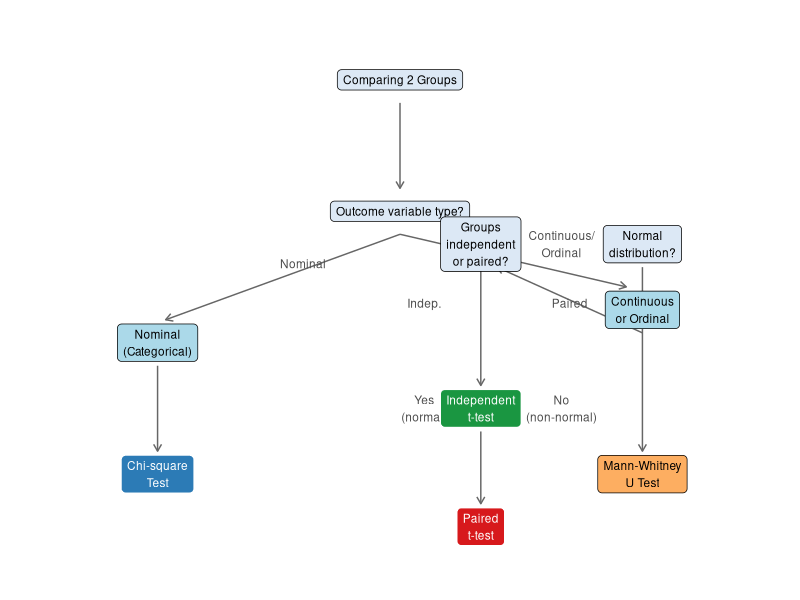

This figure's R source:
## ---- chunk 1
#| label: setup
#| include: false

library(ggplot2)
library(knitr)
library(kableExtra)
library(patchwork)
## ---- chunk 2
#| label: tbl-tails
#| tbl-cap: "One-tailed vs. Two-tailed Tests"

tails <- data.frame(
  Type = c("Two-tailed", "One-tailed (right)", "One-tailed (left)"),
  `H₁` = c("μ ≠ μ₀  (different from)", "μ > μ₀  (greater than)", "μ < μ₀  (less than)"),
  `Use When` = c(
    "You want to detect a difference in either direction (most common)",
    "You specifically expect the value to be higher",
    "You specifically expect the value to be lower"
  )
)

kable(tails, col.names = c("Test Type", "H₁", "Use When"),
      align = c("l","l","l")) |>
  kable_styling(bootstrap_options = c("striped","hover","bordered"),
                full_width = TRUE, font_size = 13) |>
  column_spec(1, bold = TRUE, color = "#2c7bb6") |>
  row_spec(1, background = "#eaf4fb")
## ---- chunk 3
#| label: tbl-errors
#| tbl-cap: "Type I and Type II Errors in Hypothesis Testing"

errors <- data.frame(
  ` ` = c("**Reject H₀**", "**Fail to reject H₀**"),
 `H₀ is actually TRUE` = c(" Type I Error (α)\n(False Positive)",
 " Correct Decision"),
 `H₀ is actually FALSE` = c(" Correct Decision\n(Power = 1 − β)",
 " Type II Error (β)\n(False Negative)")
)

kable(errors, col.names = c("Our Decision", "H₀ is TRUE", "H₀ is FALSE"),
      align = c("l","c","c"), escape = FALSE) |>
  kable_styling(bootstrap_options = c("bordered"),
                full_width = TRUE, font_size = 13) |>
  column_spec(1, bold = TRUE) |>
  column_spec(2, background = c("#fde0d9","#d9f0d3")) |>
  column_spec(3, background = c("#d9f0d3","#fde0d9"))
## ---- chunk 4
#| label: tbl-chisq
#| tbl-cap: "Chi-Square Critical Values at α = 0.05"

df_chi  <- 1:10
cv_chi  <- round(qchisq(0.95, df = df_chi), 3)

chi_tab <- data.frame(df = df_chi, critical = cv_chi)

kable(chi_tab, col.names = c("Degrees of Freedom (df)", "χ² critical value (α = 0.05)"),
      align = c("c","c")) |>
  kable_styling(bootstrap_options = c("striped","hover","bordered"),
                full_width = FALSE, font_size = 13) |>
  column_spec(1, bold = TRUE, color = "#2c7bb6") |>
  row_spec(1, background = "#eaf4fb")
## ---- chunk 5
#| label: tbl-test-choice
#| tbl-cap: "Guide to Choosing the Correct Statistical Test (Two Groups)"

tests <- data.frame(
  `Data Type` = c("Categorical (Nominal)",
                   "Ordinal or non-normal continuous",
                   "Continuous (normal)",
                   "Continuous (normal)"),
  `Groups` = c("2 independent groups",
                "2 independent groups",
                "2 independent groups",
                "2 related (paired) groups"),
  `Correct Test` = c("Chi-square test",
                      "Mann-Whitney U test",
                      "Independent samples t-test",
                      "Paired samples t-test"),
 `SPSS Procedure` = c("Analyze Descriptive Statistics Crosstabs",
 "Analyze Nonparametric Legacy Dialogs 2 Independent Samples",
 "Analyze Compare Means Independent Samples T Test",
 "Analyze Compare Means Paired Samples T Test")
)

kable(tests,
      col.names = c("Outcome Data Type", "Study Design",
                    "Statistical Test", "SPSS Procedure"),
      align = c("l","l","l","l")) |>
  kable_styling(bootstrap_options = c("striped","hover","bordered"),
                full_width = TRUE, font_size = 12) |>
  column_spec(3, bold = TRUE, color = "#2c7bb6")
## ---- chunk 6
#| label: fig-test-flowchart
#| fig-cap: "Decision flowchart for selecting the correct test (two-group comparisons)"
#| fig-align: center
#| fig-height: 5
#| fig-width: 9

nodes <- data.frame(
  x     = c(5,   5,   2,   8,   1,   3,   6,   6,   8  ),
  y     = c(9,   7,   5,   5,   3,   3,   6,   4,   3  ),
  label = c("Comparing\n2 groups",
            "What type of\noutcome variable?",
            "Categorical\n(Nominal)",
            "Continuous\nor Ordinal",
            "Chi-square\ntest",
            "Chi-square\ntest",
            "Are groups\nindependent\nor paired?",
            "Is data\nnormally\ndistributed?",
            "Mann-Whitney\nU test"),
  fill  = c("#e0e0e0","#e0e0e0",
            "#abd9e9","#abd9e9",
            "#2c7bb6","#2c7bb6",
            "#e0e0e0","#e0e0e0",
            "#fdae61")
)

# Simplified clean flowchart using ggplot
flow <- data.frame(
  x =     c(5,   5,   5,   2,   8,   8,   8),
  xend =  c(5,   2,   8,   2,   8,   6,   8),
  y =     c(8.6, 7,   7,   5,   5,   5,   5),
  yend =  c(7.4, 5.4, 5.4, 3.6, 6.4, 3.6, 3.6),
  label = c("","Categorical","Continuous/Ordinal",
            "","","Independent","Normal dist.")
)

boxes <- data.frame(
  x = c(5, 5, 2, 8, 2, 8, 6, 8, 6),
  y = c(9, 7, 5, 5.5, 3, 3, 6.5, 6.5, 4),
  label = c("Comparing 2 Groups",
            "Outcome variable type?",
            "Nominal\n(Categorical)",
            "Continuous\nor Ordinal",
            "Chi-square\nTest",
            "Mann-Whitney\nU Test",
            "Groups\nindependent\nor paired?",
            "Normal\ndistribution?",
            "Independent\nt-test"),
  fill = c("#dce8f5","#dce8f5",
           "#abd9e9","#abd9e9",
           "#2c7bb6","#fdae61",
           "#dce8f5","#dce8f5",
           "#1a9641"),
  col = c("black","black","black","black",
          "white","black","black","black","white")
)

paired_box <- data.frame(
  x = 6, y = 2.2, label = "Paired\nt-test",
  fill = "#d7191c", col = "white"
)

ggplot() +
  # arrows
  annotate("segment", x=5, xend=5, y=8.65, yend=7.35,
           arrow=arrow(length=unit(0.2,"cm")), color="gray40") +
  annotate("segment", x=5, xend=2.1, y=6.65, yend=5.35,
           arrow=arrow(length=unit(0.2,"cm")), color="gray40") +
  annotate("segment", x=5, xend=7.8, y=6.65, yend=5.85,
           arrow=arrow(length=unit(0.2,"cm")), color="gray40") +
  annotate("segment", x=2, xend=2, y=4.65, yend=3.35,
           arrow=arrow(length=unit(0.2,"cm")), color="gray40") +
  annotate("segment", x=8, xend=6.2, y=5.15, yend=6.15,
           arrow=arrow(length=unit(0.2,"cm")), color="gray40") +
  annotate("segment", x=6, xend=6, y=6.15, yend=4.35,
           arrow=arrow(length=unit(0.2,"cm")), color="gray40") +
  annotate("segment", x=6, xend=6, y=3.65, yend=2.55,
           arrow=arrow(length=unit(0.2,"cm")), color="gray40") +
  annotate("segment", x=8, xend=8, y=6.15, yend=3.35,
           arrow=arrow(length=unit(0.2,"cm")), color="gray40") +
  # edge labels
  annotate("text", x=3.8, y=6.2, label="Nominal", size=3, color="gray30") +
  annotate("text", x=7.0, y=6.5, label="Continuous/\nOrdinal", size=3, color="gray30") +
  annotate("text", x=5.3, y=5.6, label="Indep.", size=3, color="gray30") +
  annotate("text", x=7.1, y=5.6, label="Paired", size=3, color="gray30") +
  annotate("text", x=5.3, y=4.0, label="Yes\n(normal)", size=3, color="gray30") +
  annotate("text", x=7.0, y=4.0, label="No\n(non-normal)", size=3, color="gray30") +
  # boxes
  geom_label(data=boxes,
             aes(x=x, y=y, label=label, fill=fill, color=col),
             size=3, label.r=unit(0.3,"lines"),
             label.padding=unit(0.4,"lines"), show.legend=FALSE) +
  geom_label(data=paired_box,
             aes(x=x, y=y, label=label, fill=fill, color=col),
             size=3, label.r=unit(0.3,"lines"),
             label.padding=unit(0.4,"lines"), show.legend=FALSE) +
  scale_fill_identity() +
  scale_color_identity() +
  xlim(0.5, 9.5) + ylim(1.5, 9.8) +
  theme_void()
## ---- chunk 7
#| label: tbl-expected
#| tbl-cap: "Observed (O) and Expected (E) Frequencies"

obs <- matrix(c(45, 55, 25, 75), nrow=2, byrow=TRUE)
row_totals <- rowSums(obs)
col_totals <- colSums(obs)
n <- sum(obs)

exp_freq <- outer(row_totals, col_totals) / n

result_tab <- data.frame(
  Group = c("Smoker", "Non-smoker"),
  O_hyp  = obs[,1],
  E_hyp  = exp_freq[,1],
  O_no   = obs[,2],
  E_no   = exp_freq[,2]
)

kable(result_tab,
      col.names = c("Group","O (Hyp.)","E (Hyp.)","O (No Hyp.)","E (No Hyp.)"),
      align = rep("c",5), digits = 2) |>
  kable_styling(bootstrap_options = c("striped","hover","bordered"),
                full_width = FALSE, font_size = 13) |>
  column_spec(1, bold = TRUE)
## ---- chunk 8
#| label: tbl-paired
#| tbl-cap: "DBP Before and After Lifestyle Intervention (n = 10 patients)"

set.seed(7)
before <- c(92, 88, 95, 100, 85, 97, 90, 94, 88, 96)
after  <- c(85, 82, 89, 91,  80, 88, 84, 87, 83, 88)
d      <- before - after

pair_tab <- data.frame(
  Patient = paste0("Patient ", 1:10),
  Before  = before,
  After   = after,
  d       = d
)

kable(pair_tab,
      col.names = c("Patient", "DBP Before (mmHg)",
                    "DBP After (mmHg)", "Difference d = Before − After"),
      align = c("l","c","c","c")) |>
  kable_styling(bootstrap_options = c("striped","hover","bordered"),
                full_width = FALSE, font_size = 13) |>
  column_spec(4, bold = TRUE, color = "#2c7bb6") |>
  row_spec(0, bold = TRUE, color = "white", background = "#2c7bb6")
